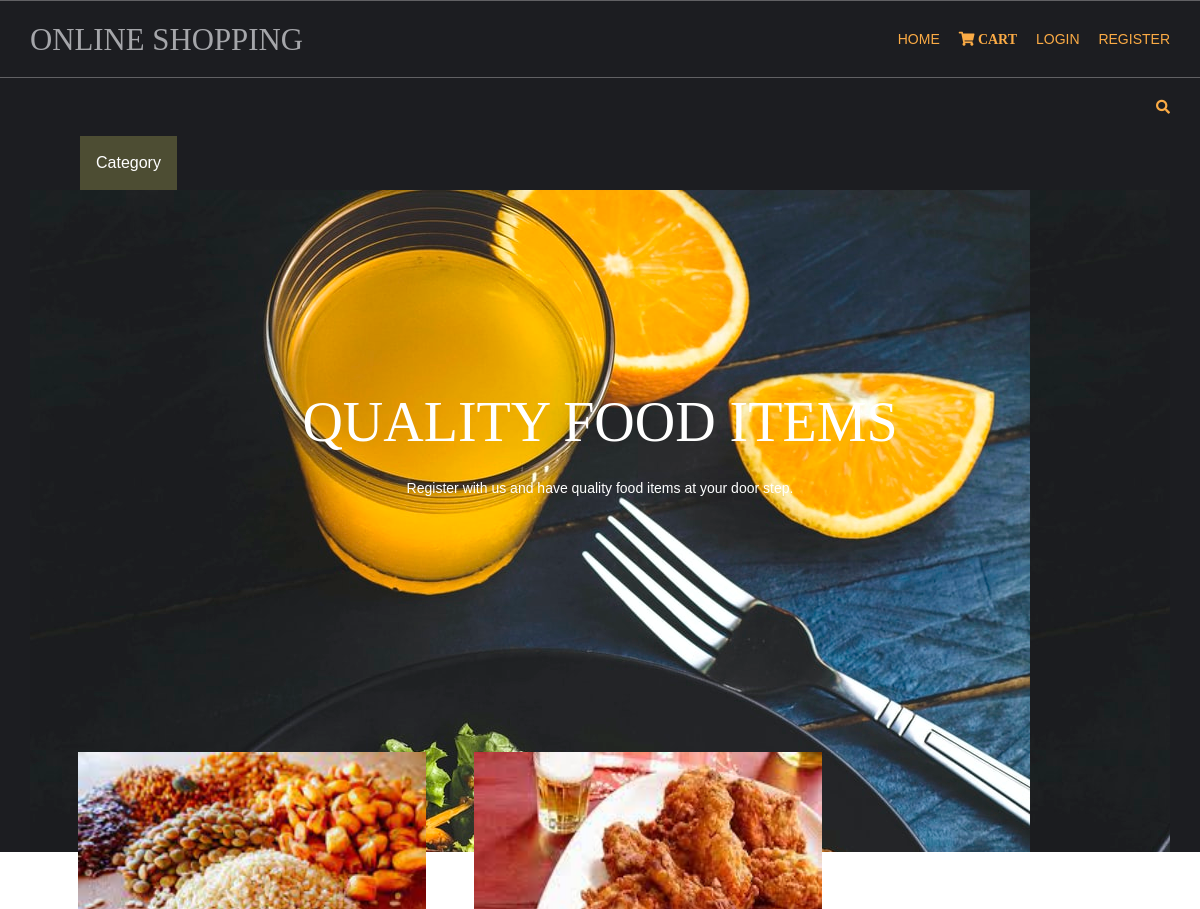
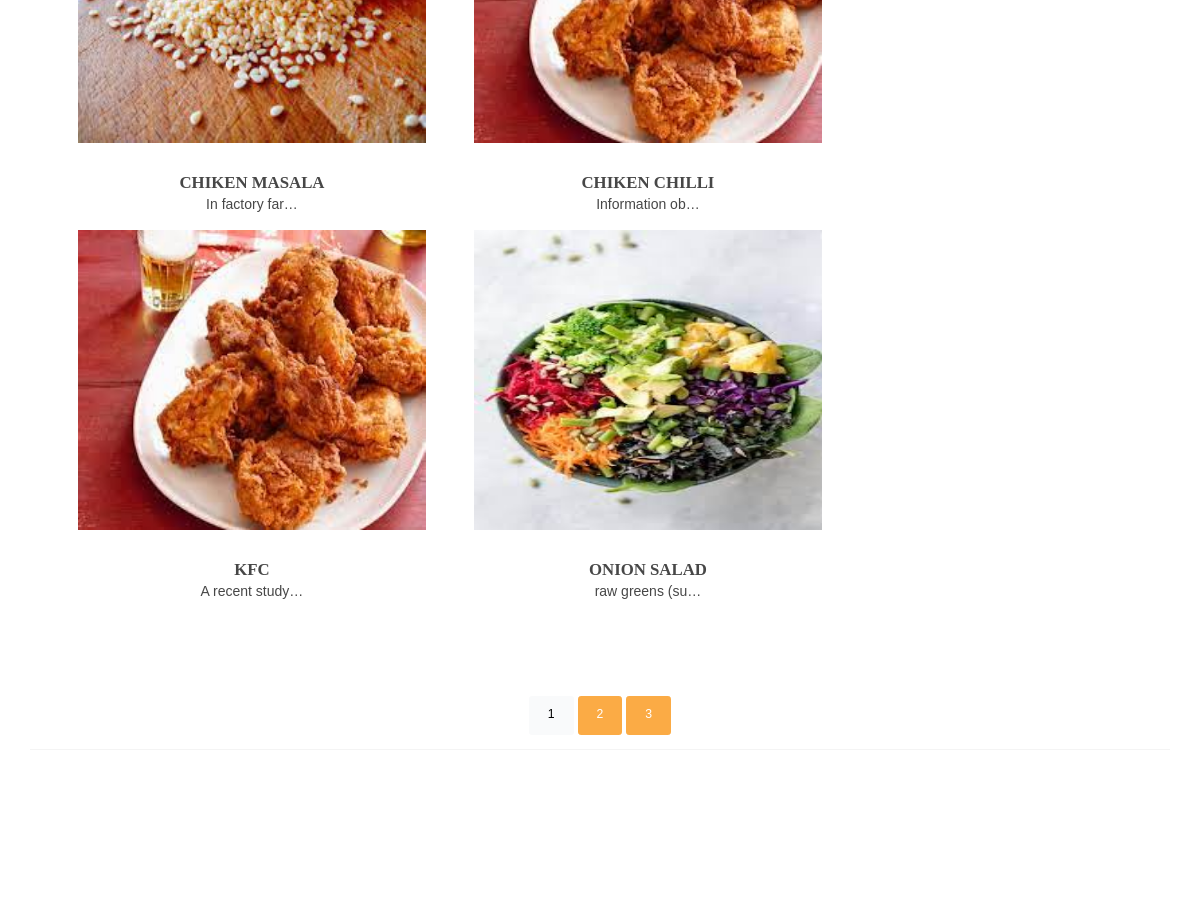
Page / (signed in) on the committed database (2 pictures, top to bottom).
### shopapp/models.py (models this page shows, shortened)
class product(models.Model):
    name=models.CharField(max_length=225,unique=True)
    slug=models.SlugField(max_length=225,unique=True)
    img=models.ImageField(upload_to='product')
    des=models.TextField()
    stock=models.IntegerField()
    available=models.BooleanField()
    price=models.IntegerField()
    cata=models.ForeignKey(catag,on_delete=models.CASCADE)
    def get_url(self):
        return  reverse('detail',args=[self.cata,self.slug])

### shopapp/views.py (the view)
# urls.py: 2. Add a URL to urlpatterns:  path('', views.home, name='home')
def home(requst,slugs=None):
        cpage=None
        prd=None
        if slugs!=None:
            cpage=get_object_or_404(catag,slug=slugs)
            prd=product.objects.filter(cata=cpage,available=True)
        else:
            prd = product.objects.all().filter(available=True)
        cat=catag.objects.all()
        paginator=Paginator(prd,4)
        try:
            page=int(requst.GET.get('page',1))
        except:
            page=1
        try:
            pro=paginator.page(page)
        except(EmptyPage,InvalidPage):
            pro=paginator.page(paginator.num_pages)
        return render(requst,'index.html',{'prd':prd,'cat':cat,'pg':pro})

### carts/context_processor.py (called while the page is built)
def count(request):
    itemcount=0;
    if 'admin' in request.path:
        return {}
    else:
        try:
           ct=cartlist.objects.filter(cartid=cartidd(request))
           cti=item.objects.all().filter(cart=ct[:1])
           for c in cti:
               itemcount+=c.qlt
        except cartlist.DoesNotExist:
            itemcount=0
        return dict(its=itemcount)

### carts/views.py (called while the page is built)
def cartidd(request):
    cid=request.session.session_key
    if not cid:
        cid=request.session_create()
    return cid

### shopapp/models.py (called while the page is built)
    def get_url(self):
        return reverse('dview',args=[self.slug])

    def __str__(self):
        return '{}'.format(self.name)

### templates/index.html (shortened to what this page needs)
{% extends 'base.html' %}
{% load static %}
{% block content %}
<div id="topbar" class="hoc clear">
      <div class="fl_right">
        <ul class="nospace">
          <li id="searchform">
          </li>
        </ul>
      </div>
    </div>
<body id="top">
             <div class="dropdown" >
  <button class="dropbtn">Category</button>
</div>
  <div id="pageintro" class="hoc clear" style="background-image:url('{% static 'hm/images/demo/backgrounds/asss.jpg'%}');">
    <article>
      <h3 class="heading">QUALITY FOOD ITEMS</h3>
      <p>Register with us and have quality food items at your door step.</p>
    </article>
  </div>
<div class="wrapper row3">
  <main class="hoc container clear">
    <section id="introblocks">
      <ul class="nospace group btmspace-80">
      {% for i in pg.object_list %}
        <li class="one_third">
          <figure><a class="imgover" href={{i.get_url}}><img src="{{i.img.url}}" style="width:400px;height:300px;"></a>
            <figcaption>
              <h6 class="heading">{{i.name}}</h6>
              <p>{{i.des|truncatechars:15}}</p>
            </figcaption>
          </figure>
        </li>
{% endfor %}
      </ul>
    </section> <center>
    {% for p in pg.paginator.page_range %}
      <a href="?page={{p}}" class="btn btn-light btn-sm {% if pg.number == p %} active {% endif %}">{{p}} </a>
         {% endfor %}
    </center>
    <hr class="btmspace-80">
  </main>
</div>
</body>
</html>
{% endblock %}

### templates/base.html (shortened to what this page needs)
{% load static %}
<html lang="">
<head>
<link href="https://cdn.jsdelivr.net/npm/bootstrap@5.1.0/dist/css/bootstrap.min.css" rel="stylesheet">
<link href="{% static 'hm/layout/styles/layout.css'%}" rel="stylesheet" type="text/css" media="all">
</head>
  <div class="wrapper row1">
    <header id="header" class="hoc clear">
      <div id="logo" class="fl_left">
        <h1><a href="/">ONLINE SHOPPING</a></h1>
      </div>
       <nav id="mainav" class="fl_right">
           <ul class="clear">
               <li class="active"><a href="/">home</a> </li>
               {% if its > 0 %}
                <li class="active"><a class="fa fa-shopping-cart"  href="{% url 'details' %}">{{its}} Cart</a> </li>
               {% else %}
               <li class="active"><a class="fa fa-shopping-cart"  href="{% url 'details' %}"> Cart</a> </li>
               {% endif %}
               {% if use.is_authenticated %}
               <li class="active"><a href="">Hai {{use.username}}</a></li>
               <li class="active"><a href="{% url 'logout' %}">Logout</a> </li>
               {% else %}
                <li class="active"><a href="{% url 'log' %}">Login</a> </li>
                <li class="active"><a href="{% url 'reg' %}">Register</a> </li>
              {% endif %}
           </ul>
</nav>
    </header>
  </div>
{% block content %}
{% endblock %}
</body>
</html>

### static/hm/layout/styles/layout.css (style rules this page uses)
.row1 { border:solid; border-width:1px 0; }
#topbar { padding:20px 0; font-size:.8rem; text-transform:uppercase; }
#topbar ul li { display:inline-block; margin-right:15px; }
#topbar ul li:last-child { margin-right:0; padding-right:0; border-right:none; }
#topbar #searchform { position:relative; line-height:1; z-index:9999; }
#topbar #searchform::after { display:block; height:18px; line-height:18px; padding:0; font-family:"Font Awesome\ 5 Free"; font-weight:900; font-size:1rem; content:"\f002"; }
#topbar #searchform ::placeholder { text-transform:capitalize; }
#header #logo { margin:22px 0 0 0; }
#header #logo h1 { margin:0; padding:0; font-size:2.2rem; text-transform:uppercase; }
#pageintro { padding:200px 0 300px; }
#pageintro article, #pageintro article p { display:block; max-width:75%; margin:0 auto; text-align:center; }
#pageintro article p { max-width:65%; line-height:2rem; }
#pageintro .heading { margin-bottom:20px; font-size:4rem; }
.container { padding:80px 0; }
#introblocks { display:block; position:relative; margin:-180px 0 0 0; z-index:1; text-align:center; }
#introblocks figure figcaption { display:block; padding:30px 0 0 0; text-align:center; }
#introblocks figure figcaption .heading { font-size:1.2rem; font-weight:700; margin-bottom:0; }
*, *::before, *::after { transition:all .3s ease-in-out; }
nav ul, nav ol { margin:0; padding:0; list-style:none; }
#mainav, #breadcrumb, .sidebar nav { line-height:normal; }
#mainav ul { text-transform:uppercase; }
#mainav li { display:inline-block; position:relative; margin:0 15px 0 0; padding:0; }
#mainav li:last-child { margin-right:0; }
#mainav li a { display:block; padding:30px 0; }
body { color:#A5A6AA; background-color:#1C1D21; }
a { color:#FBAB45; }
hr, .borderedbox { border-color:#D7D7D7; }
.btn, .btn.inverse:hover { color:#FFFFFF; background-color:#FBAB45; border-color:#FBAB45; }
.imgover, .imgover:hover::after { color:#FFFFFF; }
.row1 { border-color:rgba(255,255,255,.3); }
.row3 { color:#474747; background-color:#FFFFFF; }
#topbar #searchform { color:#FBAB45; }
#header #logo h1 a { color:inherit; }
#pageintro { color:#FFFFFF; }
#mainav li a { color:inherit; }
#mainav .active a, #mainav a:hover, #mainav li:hover > a { color:#FBAB45; background-color:inherit; }
@media screen and (min-width:1140px) { .hoc { max-width:1140px; } }

### templates/index.html (style rules this page uses)
.dropbtn { background-color:#4d4d33; color: white; padding: 16px; font-size: 16px; border: none; cursor: pointer; }
.dropdown { position: relative; display: inline-block; padding-left: 80px; }

### rows in the picture
product: img (picture), name "CHIKEN MASALA", des "In factory far…"
product: img (picture), name "CHIKEN CHILLI", des "Information ob…"
product: img (picture), name "KFC", des "A recent study…"
product: img (picture), name "ONION SALAD", des "raw greens (su…"

### other values in the picture
{{ p }} "1" "2" "3"
